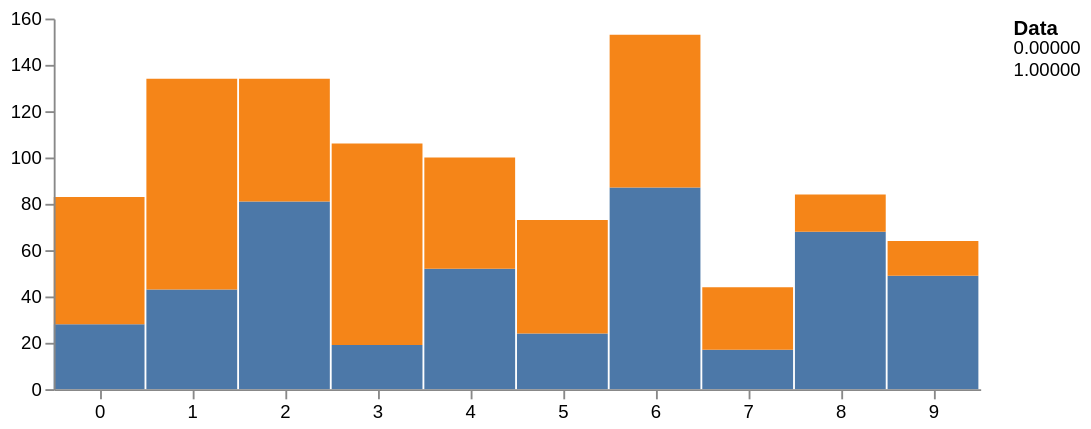

The specification (Vega-Lite) saved for this image:
### Vega specification from a JSON file in a GitHub repository (floating-point values rounded to 4 significant figures)
{"$schema": "https://vega.github.io/schema/vega/v5.json", "description": "A basic stacked bar chart example.", "width": 500, "height": 200, "padding": 5, "data": [{"name": "table", "values": [{"x": 0, "y": 28, "c": 0}, {"x": 0, "y": 55, "c": 1}, {"x": 1, "y": 43, "c": 0}, {"x": 1, "y": 91, "c": 1}, {"x": 2, "y": 81, "c": 0}, {"x": 2, "y": 53, "c": 1}, {"x": 3, "y": 19, "c": 0}, {"x": 3, "y": 87, "c": 1}, {"x": 4, "y": 52, "c": 0}, {"x": 4, "y": 48, "c": 1}, {"x": 5, "y": 24, "c": 0}, {"x": 5, "y": 49, "c": 1}, {"x": 6, "y": 87, "c": 0}, {"x": 6, "y": 66, "c": 1}, {"x": 7, "y": 17, "c": 0}, {"x": 7, "y": 27, "c": 1}, {"x": 8, "y": 68, "c": 0}, {"x": 8, "y": 16, "c": 1}, {"x": 9, "y": 49, "c": 0}, {"x": 9, "y": 15, "c": 1}], "transform": [{"type": "stack", "groupby": ["x"], "sort": {"field": "c"}, "field": "y"}]}], "scales": [{"name": "x", "type": "band", "range": "width", "domain": {"data": "table", "field": "x"}}, {"name": "y", "type": "linear", "range": "height", "nice": true, "zero": true, "domain": {"data": "table", "field": "y1"}}, {"name": "color", "type": "ordinal", "range": "category", "domain": {"data": "table", "field": "c"}}], "axes": [{"orient": "bottom", "scale": "x", "zindex": 1}, {"orient": "left", "scale": "y", "zindex": 1}], "legends": [{"size": "color", "title": "Data", "format": "s", "symbolStrokeColor": "color", "symbolStrokeWidth": 2, "symbolOpacity": 0.5, "symbolType": "circle"}], "marks": [{"type": "rect", "from": {"data": "table"}, "encode": {"enter": {"x": {"scale": "x", "field": "x"}, "width": {"scale": "x", "band": 1, "offset": -1}, "y": {"scale": "y", "field": "y0"}, "y2": {"scale": "y", "field": "y1"}, "fill": {"scale": "color", "field": "c"}}, "update": {"fillOpacity": {"value": 1}}, "hover": {"fillOpacity": {"value": 0.5}}}}]}
